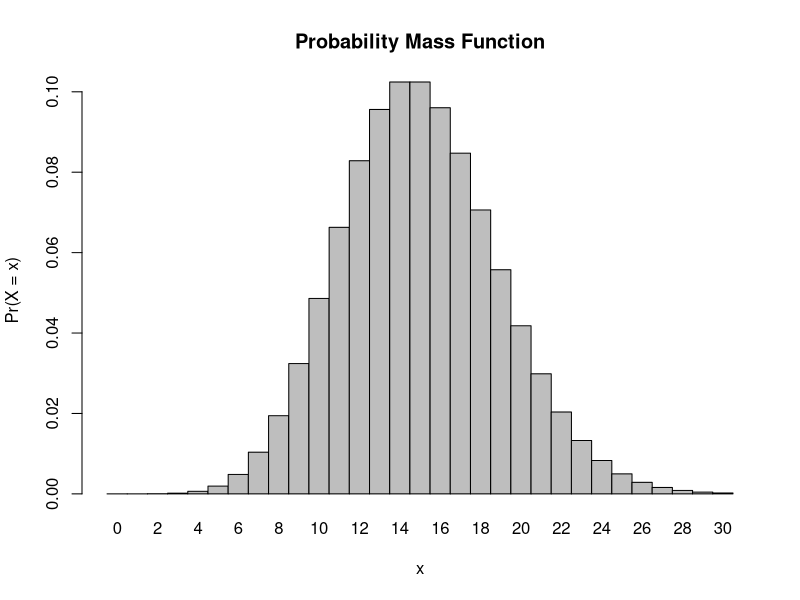
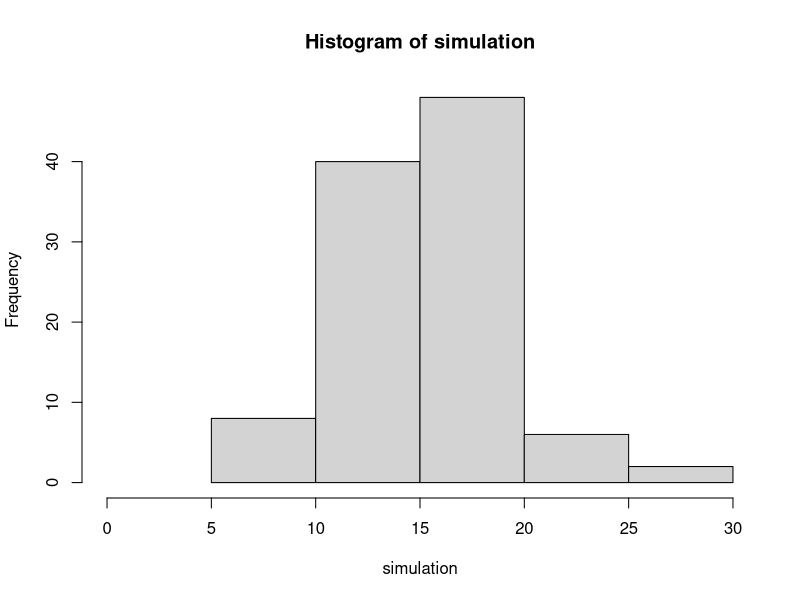

R code for these plots, in order:
## ---- chunk 1
p_more_than_8 <- ppois(8, lambda = 15, lower.tail = FALSE)
## ---- chunk 2
p_0_calls <- dpois(0, lambda = 15)
## ---- chunk 3
p_is_3 <- dpois(3, lambda = 15)
## ---- chunk 4
x <- 0:30
l = 15
probset <- dpois(x = x, lambda = l)
barplot(probset, names.arg = x, space = 0, xlab = "x", ylab = "Pr(X = x)", main = "Probability Mass Function")
## ---- chunk 5
simulation <- rpois(104, lambda = 15)
## ---- chunk 6
hist(simulation, xlim = c(0, 30))

#Response to question: The histogram of the simulated results looks very similar to the theoretical Poisson probability mass function. Both plots show that the distribution is unimodal with the highest frequency around 15 calls and tapering off on both sides. Although the simulation (with 104 sessions) shows some random fluctuations because of the limited sample size, its overall shape confirms the expected Poisson pattern. With a larger number of simulations, the histogram would converge even more closely to the PMF
